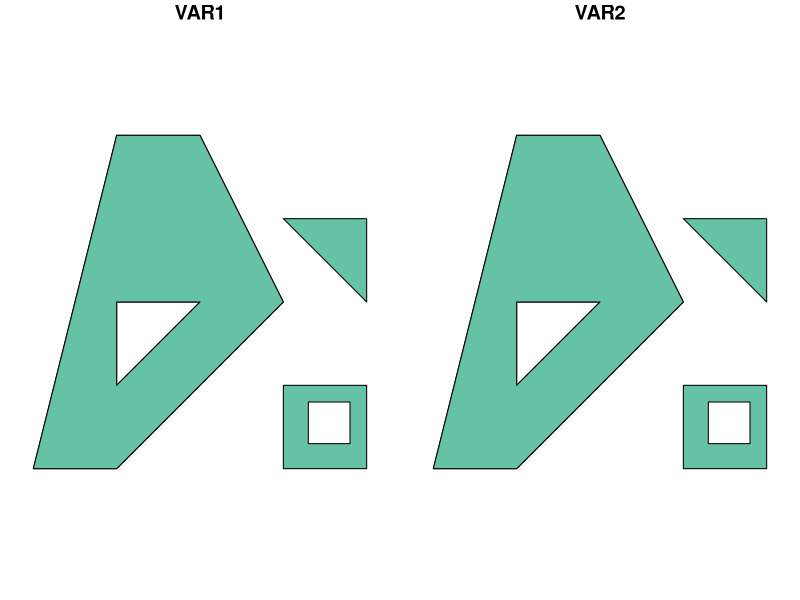

Reproduce this figure in R.
## ---- chunk 1
library(tidyverse)
library(sf)
## ---- chunk 2

# Polygon geometry: pol

p1 <- rbind(c(0,0), c(1,0), c(3,2), c(2,4), c(1,4), c(0,0))
p2 <- rbind(c(1,1), c(1,2), c(2,2), c(1,1))
pol <-st_polygon(list(p1,p2))
# 
# Multi-polygon geometry: mpol

p3 <- rbind(c(3,0), c(4,0), c(4,1), c(3,1), c(3,0))
p4 <- rbind(c(3.3,0.3), c(3.8,0.3), c(3.8,0.8), c(3.3,0.8), c(3.3,0.3))[5:1,]
p5 <- rbind(c(3,3), c(4,2), c(4,3), c(3,3))
mpol <- st_multipolygon(list(list(p1,p2), list(p3,p4), list(p5)))
# 
# sf object w/ polygon: sf_pol

df1 <- 
        data.frame(VAR1 = 'foo',VAR2 = 'bar') %>% 
        mutate(geom = st_sfc(pol))
sf_pol <- st_as_sf(df1) 
# 
# sf object w/ multi-polygon: sf_mpol

df2 <- 
        data.frame(VAR1 = 'foo',VAR2 = 'bar') %>% 
        mutate(geom = st_sfc(mpol))
sf_mpol <- st_as_sf(df2)
## ---- chunk 3

# Check the sf object metadata: sf_pol
sf_pol

# Check the sf object metadata: sf_mpol
sf_mpol

# Attempt to combine the object with `rbind()`

sf_both <- rbind(sf_pol,sf_mpol)
sf_both

## ---- chunk 4
try(plot(sf_both))

## ---- chunk 5
sfc_new <- st_sfc()
        for(i in seq_along(st_geometry(sf_pol))){
                 
                 geom <- st_geometry(sf_pol)[[i]]
                 sfc_new[[i]] <- geom
        }
        for(i in seq_along(st_geometry(sf_mpol))){
                 
                 geom <- st_geometry(sf_mpol)[[i]]
                 sfc_new[[i + nrow(sf_pol)]] <- geom
                 
        }

sf_both_new <- 
        rbind(sf_pol,
              sf_mpol) %>% 
        mutate(geom = sfc_new)

sf_both_new
try(plot(sf_both_new))

## ---- chunk 6

# sf object w/ polygon: sf_pol2
df3 <- data.frame(VAR1 = 'foo',VAR2 = 'bar') 
df3$geom <- st_sfc(pol)
sf_pol2 <- st_as_sf(df1) 
# 
# sf object w/ multi-polygon: sf_mpol2 (new column: VAR3)
df4 <- data.frame(VAR1 = 'foo',VAR3 = 'bar') 
df4$geom <- st_sfc(mpol)
sf_mpol2 <- st_as_sf(df4)
# 
# Try rbind()
sf_pol2;sf_mpol2

try(rbind(sf_pol2,sf_mpol2))
# 
# Try dplyr::bind_rows()
# NOTE: this throws an error, even with the help of try() 
# 
# try(dplyr::bind_rows(sf_pol2,sf_mpol2))
# 
# Work-around

df_both_new2 <- dplyr::bind_rows(sf_pol2[,1:2],
                                 sf_mpol2[,1:2])

df_both_new2$geom <- sfc_new

sf_both_new2 <- st_sf(df_both_new2)

sf_both_new2; try(plot(sf_both_new2))
